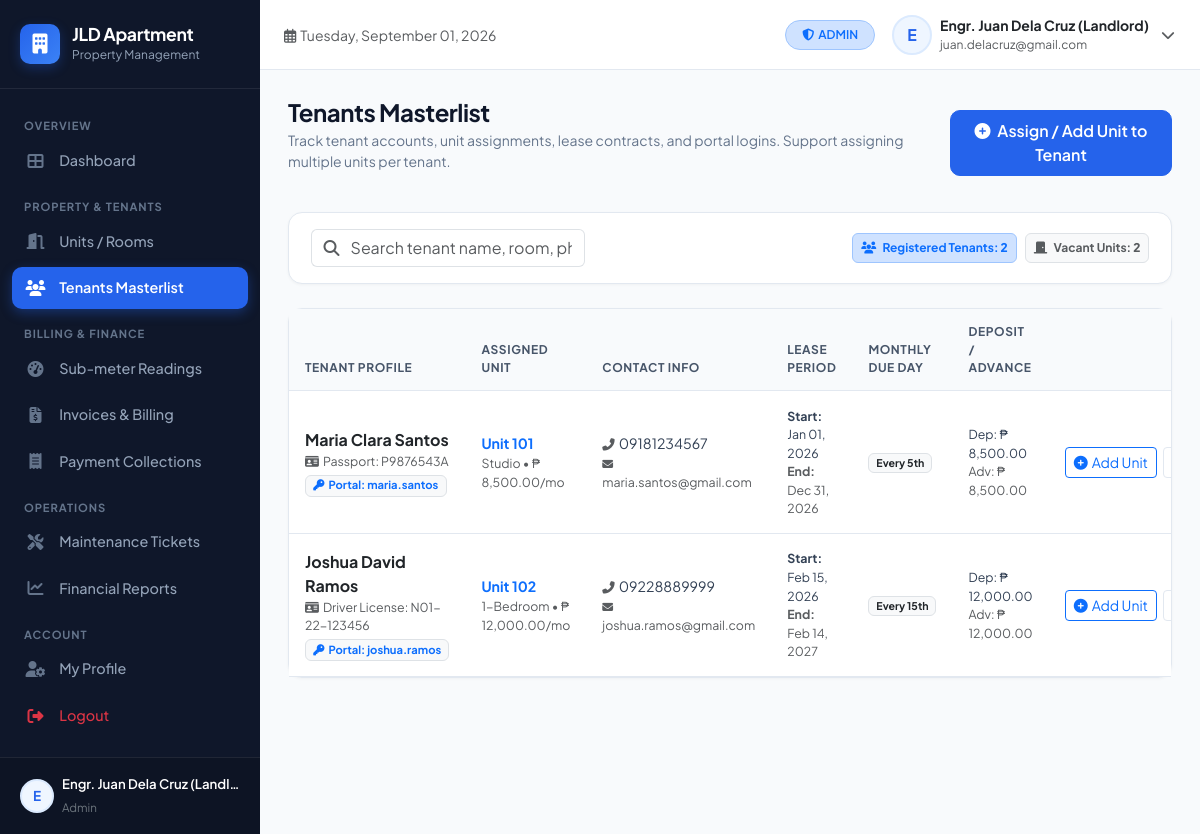
The app's page /views/admin/tenants.php (signed in) with its own data.
### tables this page shows
CREATE TABLE `tenants` (
    `id` INT AUTO_INCREMENT PRIMARY KEY,
    `user_id` INT NULL,
    `unit_id` INT NULL,
    `first_name` VARCHAR(50) NOT NULL,
    `last_name` VARCHAR(50) NOT NULL,
    `email` VARCHAR(100) NULL,
    `phone` VARCHAR(20) NOT NULL,
    `emergency_contact_name` VARCHAR(100) NULL,
    `emergency_contact_phone` VARCHAR(20) NULL,
    `id_type` VARCHAR(50) DEFAULT 'UMID / National ID',
    `id_number` VARCHAR(50) NULL,
    `id_photo` VARCHAR(255) NULL,
    `lease_start` DATE NOT NULL,
    `lease_end` DATE NOT NULL,
    `rent_due_day` INT DEFAULT 5,
    `deposit_paid` DECIMAL(10,2) DEFAULT 0.00,
    `advance_paid` DECIMAL(10,2) DEFAULT 0.00,
    `status` ENUM('active', 'moved_out', 'evicted') NOT NULL DEFAULT 'active',
    `notes` TEXT NULL,
    `created_at` TIMESTAMP DEFAULT CURRENT_TIMESTAMP,
    CONSTRAINT `fk_tenant_user` FOREIGN KEY (`user_id`) REFERENCES `users` (`id`) ON DELETE SET NULL,
    CONSTRAINT `fk_tenant_unit` FOREIGN KEY (`unit_id`) REFERENCES `units` (`id`) ON DELETE RESTRICT
);

CREATE TABLE `users` (
    `id` INT AUTO_INCREMENT PRIMARY KEY,
    `name` VARCHAR(100) NOT NULL,
    `username` VARCHAR(50) NOT NULL UNIQUE,
    `email` VARCHAR(100) NOT NULL UNIQUE,
    `password` VARCHAR(255) NOT NULL,
    `role` ENUM('super_admin', 'admin', 'tenant') NOT NULL DEFAULT 'tenant',
    `phone` VARCHAR(20) NULL,
    `avatar` VARCHAR(255) NULL,
    `status` ENUM('active', 'inactive', 'suspended') NOT NULL DEFAULT 'active',
    `created_at` TIMESTAMP DEFAULT CURRENT_TIMESTAMP,
    `updated_at` TIMESTAMP DEFAULT CURRENT_TIMESTAMP ON UPDATE CURRENT_TIMESTAMP
);

CREATE TABLE `units` (
    `id` INT AUTO_INCREMENT PRIMARY KEY,
    `property_id` INT NOT NULL,
    `unit_number` VARCHAR(30) NOT NULL,
    `floor_level` INT DEFAULT 1,
    `unit_type` VARCHAR(50) NOT NULL DEFAULT 'Studio',
    `monthly_rent` DECIMAL(10,2) NOT NULL DEFAULT 0.00,
    `security_deposit` DECIMAL(10,2) NOT NULL DEFAULT 0.00,
    `water_rate_per_unit` DECIMAL(8,2) DEFAULT 45.00,
    `electric_rate_per_kwh` DECIMAL(8,2) DEFAULT 14.50,
    `status` ENUM('vacant', 'occupied', 'maintenance', 'reserved') NOT NULL DEFAULT 'vacant',
    `max_occupants` INT DEFAULT 2,
    `description` TEXT NULL,
    `created_at` TIMESTAMP DEFAULT CURRENT_TIMESTAMP,
    CONSTRAINT `fk_unit_property` FOREIGN KEY (`property_id`) REFERENCES `properties` (`id`) ON DELETE CASCADE
);

### config/helpers.php (called while the page is built, shortened)
<?php
function formatPeso($amount) {
    return '₱ ' . number_format((float)($amount ?? 0), 2, '.', ',');
}
function formatDate($date, $format = 'M d, Y') {
    return date($format, strtotime($date));
}

### views/admin/tenants.php (the view, shortened to what this page needs)
<?php
$pdo = getDBConnection();
$tenants = $pdo->query("SELECT t.*, u.unit_number, u.unit_type, u.monthly_rent, usr.username as portal_username
    FROM tenants t
    LEFT JOIN units u ON t.unit_id = u.id
    LEFT JOIN users usr ON t.user_id = usr.id
    ORDER BY t.created_at DESC")->fetchAll();
$vacantUnits = $pdo->query("SELECT id, unit_number, unit_type, monthly_rent, security_deposit FROM units WHERE status = 'vacant' ORDER BY unit_number ASC")->fetchAll();
include_once dirname(dirname(__DIR__)) . '/includes/header.php';
?>
<div class="d-md-flex align-items-center justify-content-between mb-4">
    <div>
        <h1 class="page-title">Tenants Masterlist</h1>
        <p class="page-subtitle">Track tenant accounts, unit assignments, lease contracts, and portal logins. Support assigning multiple units per tenant.</p>
    </div>
    <div class="mt-3 mt-md-0 d-flex gap-2">
        <button class="btn btn-primary" onclick="openAddUnitModal()">
            <i class="fas fa-plus-circle me-1"></i> Assign / Add Unit to Tenant
        </button>
    </div>
</div>
<div class="custom-card mb-4">
    <div class="custom-card-body py-3">
        <div class="row g-2 align-items-center justify-content-between">
            <div class="col-12 col-md-4">
                <div class="input-group">
                    <span class="input-group-text bg-white border-end-0 text-muted"><i class="fas fa-search"></i></span>
                    <input type="text" class="form-control border-start-0 ps-0" placeholder="Search tenant name, room, phone, or ID..." data-table-search="tenantsTable">
                </div>
            </div>
            <div class="col-12 col-md-auto d-flex gap-2">
                <span class="badge bg-primary-subtle text-primary border border-primary-subtle p-2"><i class="fas fa-users me-1"></i> Registered Tenants: <strong><?php echo count($tenants); ?></strong></span>
                <span class="badge bg-light text-muted border p-2"><i class="fas fa-door-closed me-1"></i> Vacant Units: <strong><?php echo count($vacantUnits); ?></strong></span>
            </div>
        </div>
    </div>
</div>
<div class="custom-card">
    <div class="table-responsive">
        <table class="table table-custom mb-0" id="tenantsTable">
            <thead>
                <tr>
                    <th>Tenant Profile</th>
                    <th>Assigned Unit</th>
                    <th>Contact Info</th>
                    <th>Lease Period</th>
                    <th>Monthly Due Day</th>
                    <th>Deposit / Advance</th>
                    <th class="text-end">Actions</th>
                </tr>
            </thead>
            <tbody>
                <?php if (empty($tenants)): ?>
                    <tr><td colspan="7" class="text-center text-muted py-4">No tenant accounts have registered yet.</td></tr>
                <?php else: ?>
                    <?php foreach ($tenants as $t): ?>
                        <tr>
                            <td>
                                <div class="fw-bold text-dark fs-6"><?php echo htmlspecialchars($t['first_name'] . ' ' . $t['last_name']); ?></div>
                                <div class="text-muted small">
                                    <i class="fas fa-id-card me-1"></i><?php echo htmlspecialchars($t['id_type'] ?? 'ID'); ?>: <?php echo htmlspecialchars($t['id_number'] ?? '—'); ?>
                                </div>
                                <?php if (!empty($t['portal_username'])): ?>
                                    <span class="badge bg-light text-primary border mt-1" style="font-size: 0.7rem;"><i class="fas fa-key me-1"></i>Portal: <?php echo htmlspecialchars($t['portal_username']); ?></span>
                                <?php endif; ?>
                            </td>
                            <td>
                                <strong class="text-primary"><?php echo !empty($t['unit_number']) ? htmlspecialchars($t['unit_number']) : 'Not Assigned'; ?></strong>
                                <?php if (!empty($t['unit_number'])): ?>
                                    <div class="small text-muted"><?php echo htmlspecialchars($t['unit_type']); ?> &bull; <?php echo formatPeso($t['monthly_rent']); ?>/mo</div>
                                <?php else: ?>
                                    <div class="small text-warning"><i class="fas fa-clock me-1"></i>Waiting for unit assignment</div>
                                <?php endif; ?>
                            </td>
                            <td>
                                <div><i class="fas fa-phone-alt text-muted me-1 small"></i><?php echo htmlspecialchars($t['phone']); ?></div>
                                <?php if (!empty($t['email'])): ?>
                                    <div class="small text-muted"><i class="fas fa-envelope text-muted me-1 small"></i><?php echo htmlspecialchars($t['email']); ?></div>
                                <?php endif; ?>
                            </td>
                            <td class="small">
                                <div><strong>Start:</strong> <?php echo formatDate($t['lease_start']); ?></div>
                                <div class="text-muted"><strong>End:</strong> <?php echo formatDate($t['lease_end']); ?></div>
                            </td>
                            <td>
                                <span class="badge bg-light text-dark border">Every <?php echo $t['rent_due_day']; ?>th</span>
                            </td>
                            <td class="small">
                                <div>Dep: <?php echo formatPeso($t['deposit_paid']); ?></div>
                                <div class="text-muted">Adv: <?php echo formatPeso($t['advance_paid']); ?></div>
                            </td>
                                <td class="text-end text-nowrap">
                                    <button class="btn btn-sm btn-outline-primary me-1"
                                            onclick="openAddUnitModal(<?php echo htmlspecialchars(json_encode($t)); ?>)"
                                            title="Assign / Add Another Unit to this Tenant">
                                        <i class="fas fa-plus-circle me-1"></i>Add Unit
                                    </button>
                                    <button class="btn btn-sm btn-outline-secondary me-1"
                                            onclick="openEditTenantModal(<?php echo htmlspecialchars(json_encode($t)); ?>)"
                                            title="Edit Tenant Information">
                                    </button>
                                </td>
                        </tr>
                    <?php endforeach; ?>
                <?php endif; ?>
            </tbody>
        </table>
    </div>
</div>
<?php include_once dirname(dirname(__DIR__)) . '/includes/footer.php'; ?>

### assets/css/custom.css (style rules this page uses)
:root { --primary-color: #2563eb; --primary-hover: #1d4ed8; --primary-subtle: #eff6ff; --secondary-color: #64748b; --success-color: #059669; --success-subtle: #ecfdf5; --warning-color: #d97706; --warning-subtle: #fffbeb; --danger-color: #dc2626; --danger-subtle: #fef2f2; --dark-surface: #0f172a; --sidebar-bg: #0f172a; --sidebar-hover: #1e293b; --sidebar-active: #2563eb; --body-bg: #f8fafc; --card-bg: #ffffff; --border-color: #e2e8f0; --text-main: #1e293b; --text-muted: #64748b; --sidebar-width: 260px; --radius-md: 10px; --radius-lg: 14px; }
body { font-family: 'Plus Jakarta Sans', -apple-system, BlinkMacSystemFont, "Segoe UI", Roboto, sans-serif; background-color: var(--body-bg); color: var(--text-main); min-height: 100vh; overflow-x: hidden; }
.page-title { font-size: 1.5rem; font-weight: 700; color: #0f172a; letter-spacing: -0.02em; margin: 0; }
.page-subtitle { font-size: 0.875rem; color: var(--text-muted); margin-top: 0.2rem; }
.custom-card { background: #ffffff; border: 1px solid var(--border-color); border-radius: var(--radius-lg); box-shadow: 0 1px 3px rgba(0, 0, 0, 0.04); margin-bottom: 1.5rem; }
.custom-card-body { padding: 1.35rem; }
.table-custom { margin-bottom: 0; font-size: 0.885rem; }
.table-custom thead th { background-color: #f8fafc; color: #475569; font-weight: 700; font-size: 0.75rem; text-transform: uppercase; letter-spacing: 0.05em; border-top: none; border-bottom: 1px solid var(--border-color); padding: 0.85rem 1rem; }
.table-custom tbody td { padding: 0.95rem 1rem; vertical-align: middle; border-bottom: 1px solid var(--border-color); color: #334155; }
.btn-primary { background-color: var(--primary-color); border-color: var(--primary-color); font-weight: 600; border-radius: var(--radius-md); padding: 0.5rem 1rem; }
.btn-outline-secondary { border-color: var(--border-color); color: #475569; }

### records on screen
tenants: first_name+last_name "Maria Clara Santos", id_type "Passport", id_number "P9876543A", user.username "maria.santos", unit.unit_number "Unit 101", unit.unit_type "Studio", unit.monthly_rent "₱ 8,500.00", phone "09181234567", email "maria.santos@gmail.com", lease_start "Jan 01, 2026", lease_end "Dec 31, 2026", rent_due_day "5", deposit_paid "₱ 8,500.00", advance_paid "₱ 8,500.00"
tenants: first_name+last_name "Joshua David Ramos", id_type "Driver License", id_number "N01-22-123456", user.username "joshua.ramos", unit.unit_number "Unit 102", unit.unit_type "1-Bedroom", unit.monthly_rent "₱ 12,000.00", phone "09228889999", email "joshua.ramos@gmail.com", lease_start "Feb 15, 2026", lease_end "Feb 14, 2027", rent_due_day "15", deposit_paid "₱ 12,000.00", advance_paid "₱ 12,000.00"

### other values on screen
substr($currentUser['name'] ?? 'U', 0, 1) "E"
$currentUser['name'] "Engr. Juan Dela Cruz (Landl…"
str_replace('_', ' ', $currentUser['role'] ?? '') "Admin"
str_replace('_', ' ', $currentUser['role'] ?? 'User') "ADMIN"
$currentUser['name'] "Engr. Juan Dela Cruz (Landlord)"
$currentUser['email'] "juan.delacruz@gmail.com"
count($tenants) "2"
count($vacantUnits) "2"
